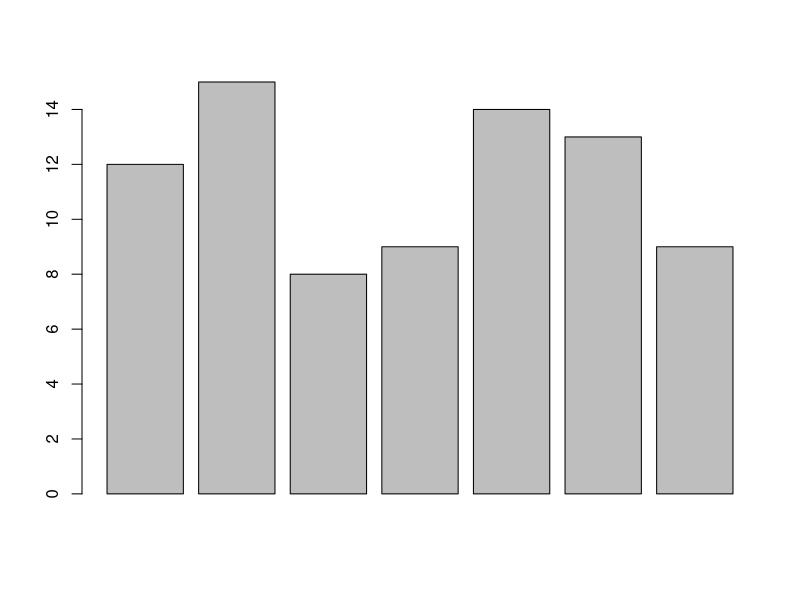

The R source for this figure:
x11()

heights <- c(  12, 15, 8, 9, 14, 13, 9 )

barplot(heights)


# wait for mouse click or enter pressed
z <- locator(1)
